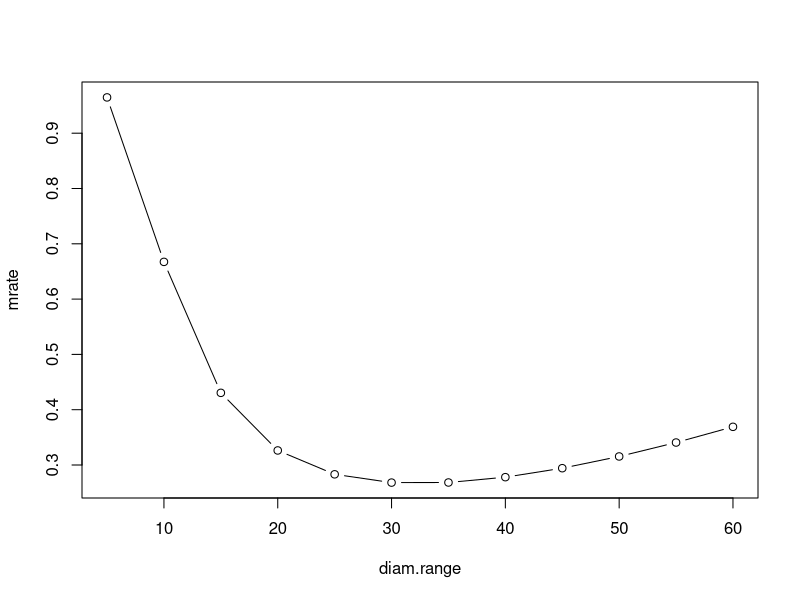

Reproduce this figure in R.
# PlayinTrying to reproduce the mortality rates reported in Peterson & Reich 2001 Ecological applications 11:914-927

# This is what Peterson & Reich did for their analysis
# MORT <- lm(log(MORT) ~ FIRE + I(FIRE^2) + DIAM + I(DIAM^2))
# We can turn this into a function by adding the coefficients reported in Table 6
mort.pin <- function(FIRE, DIAM){
	log.odds <- 13.54 + 0.47*FIRE + -0.04*(FIRE^2) + -8.62*log(DIAM) + 1.24*(log(DIAM)^2)
	mrate <- 1/(1+exp(-log.odds))
	return(mrate)
}
mort.bur <- function(FIRE){
	log.odds <- -1.54 + -3.0*FIRE 
	mrate <- 1/(1+exp(-log.odds))
	return(mrate)
}

# We can generate a range of diameters to feed into our function; 
# Note, they only really look at 5-60 cm range
diam.range <- seq(5, 60, by=5) 
mrate <- mort.pin(FIRE=1, DIAM=diam.range)
plot(mrate ~ diam.range, type="b")

# Survivorship is the inverse of mortality
1-mort.pin(FIRE=1, DIAM=10)
1-mort.pin(FIRE=1, DIAM=30)



